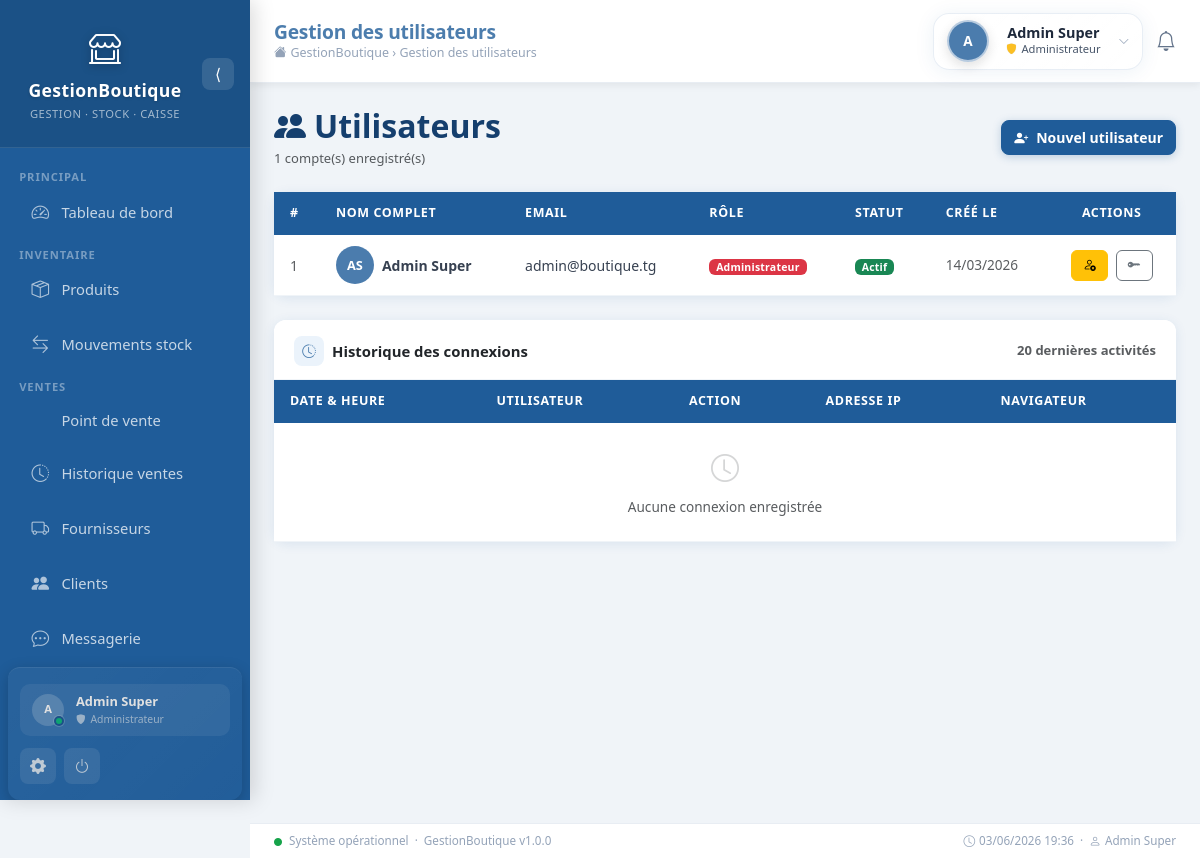
The page /modules/auth/utilisateurs.php (signed in) on the database its author committed.
### tables this page shows
CREATE TABLE utilisateurs (
    id            INT UNSIGNED AUTO_INCREMENT PRIMARY KEY,
    nom           VARCHAR(100) NOT NULL,
    prenom        VARCHAR(100) NOT NULL,
    email         VARCHAR(150) NOT NULL UNIQUE,
    mot_de_passe  VARCHAR(255) NOT NULL,           
    role_id       INT UNSIGNED NOT NULL,
    statut        ENUM('actif','inactif') DEFAULT 'actif',
    token_reset   VARCHAR(255) DEFAULT NULL,        
    created_at    TIMESTAMP DEFAULT CURRENT_TIMESTAMP,
    updated_at    TIMESTAMP DEFAULT CURRENT_TIMESTAMP ON UPDATE CURRENT_TIMESTAMP,
    FOREIGN KEY (role_id) REFERENCES roles(id) ON DELETE RESTRICT
);

CREATE TABLE roles (
    id       INT UNSIGNED AUTO_INCREMENT PRIMARY KEY,
    nom      VARCHAR(50) NOT NULL UNIQUE,
    created_at TIMESTAMP DEFAULT CURRENT_TIMESTAMP
);

### config/database.php (called while the page is built, shortened)
<?php
function getDB(): PDO {
    static $pdo = null;
    if ($pdo === null) {
        $dsn = "mysql:host=" . DB_HOST . ";dbname=" . DB_NAME . ";charset=" . DB_CHARSET;
        $options = [
            PDO::ATTR_ERRMODE            => PDO::ERRMODE_EXCEPTION,
            PDO::ATTR_DEFAULT_FETCH_MODE => PDO::FETCH_ASSOC,
            PDO::ATTR_EMULATE_PREPARES   => false,
        ];
        try {
            $pdo = new PDO($dsn, DB_USER, DB_PASS, $options);
        } catch (PDOException $e) {
            error_log("Erreur BDD : " . $e->getMessage());
            die(json_encode(['erreur' => 'Connexion à la base de données impossible.']));
        }
    }
    return $pdo;
}

### includes/User.php (called while the page is built, shortened)
<?php
require_once __DIR__ . '/../config/config.php';
class User {
    private PDO $db;
    public function __construct() {
        $this->db = getDB();
    }
    public function getAll(): array {
        $stmt = $this->db->query("
            SELECT u.id, u.nom, u.prenom, u.email, u.statut,
                   u.avatar, r.nom AS role, u.created_at
            FROM utilisateurs u
            JOIN roles r ON u.role_id = r.id
            ORDER BY u.created_at DESC
        ");
        return $stmt->fetchAll();
    }
}

### config/config.php (called while the page is built, shortened)
<?php
require_once __DIR__ . '/database.php';
function clean(string $data): string {
    return htmlspecialchars(strip_tags(trim($data)), ENT_QUOTES, 'UTF-8');
}

### modules/auth/utilisateurs.php (the view, shortened to what this page needs)
<?php
require_once __DIR__ . '/../../config/config.php';
require_once __DIR__ . '/../../includes/User.php';
$userModel = new User();
$utilisateurs = $userModel->getAll();
$db = getDB();
try {
    $stmtLog = $db->prepare("
        SELECT sl.*, u.nom, u.prenom, u.email
        FROM sessions_log sl
        JOIN utilisateurs u ON sl.utilisateur_id = u.id
        ORDER BY sl.created_at DESC
        LIMIT 20
    ");
    $stmtLog->execute();
    $connexionsLog = $stmtLog->fetchAll();
} catch (Exception $e) {
    $connexionsLog = [];
}
require_once __DIR__ . '/../../includes/header.php';
?>
<div class="d-flex justify-content-between align-items-center mb-4">
    <div>
        <h2 class="fw-bold mb-0" style="color:#153F6E;">
            <i class="bi bi-people-fill me-2"></i>Utilisateurs
        </h2>
        <small class="text-muted"><?= count($utilisateurs) ?> compte(s) enregistré(s)</small>
    </div>
    <button class="btn btn-primary fw-semibold" data-bs-toggle="modal" data-bs-target="#modalCreer">
        <i class="bi bi-person-plus-fill me-2"></i>Nouvel utilisateur
    </button>
</div>
<div class="card shadow-sm border-0 rounded-3">
    <div class="card-body p-0">
        <div class="table-responsive">
            <table class="table table-hover align-middle mb-0">
                <thead style="background:var(--bleu); color:#fff;">
                    <tr>
                        <th class="ps-3">#</th>
                        <th>Nom complet</th>
                        <th>Email</th>
                        <th>Rôle</th>
                        <th>Statut</th>
                        <th>Créé le</th>
                        <th class="text-center">Actions</th>
                    </tr>
                </thead>
                <tbody>
                <?php if (empty($utilisateurs)): ?>
                    <tr><td colspan="7" class="text-center py-4 text-muted">Aucun utilisateur trouvé.</td></tr>
                <?php else: ?>
                    <?php foreach ($utilisateurs as $i => $u): ?>
                    <tr>
                        <td class="ps-3 text-muted"><?= $i + 1 ?></td>
                        <td>
                            <div class="d-flex align-items-center gap-2">
                                <?php if (!empty($u['avatar'])): ?>
                                <img src="<?= APP_URL ?>/uploads/avatars/<?= $u['avatar'] ?>"
                                        style="width:38px;height:38px;border-radius:50%;object-fit:cover;border:2px solid var(--bleu);"
                                        alt="Photo">
                                <?php else: ?>
                                <div style="width:38px;height:38px;border-radius:50%;background:var(--bleu);
                                            display:flex;align-items:center;justify-content:center;
                                            color:#fff;font-weight:700;font-size:.8rem;flex-shrink:0;">
                                    <?= strtoupper(substr($u['nom'], 0, 1) . substr($u['prenom'], 0, 1)) ?>
                                </div>
                                <?php endif; ?>
                                <span class="fw-semibold"><?= clean($u['nom'] . ' ' . $u['prenom']) ?></span>
                            </div>
                        </td>
                        <td><?= clean($u['email']) ?></td>
                        <td>
                            <?php
                            $badgeColor = match($u['role']) {
                                'administrateur' => 'danger',
                                'caissier'       => 'primary',
                                'magasinier'     => 'success',
                                default          => 'secondary'
                            };
                            ?>
                            <span class="badge bg-<?= $badgeColor ?>"><?= ucfirst($u['role']) ?></span>
                        </td>
                        <td>
                            <span class="badge bg-<?= $u['statut'] === 'actif' ? 'success' : 'secondary' ?>">
                                <?= ucfirst($u['statut']) ?>
                            </span>
                        </td>
                        <td class="text-muted" style="font-size:.85rem;">
                            <?= date('d/m/Y', strtotime($u['created_at'])) ?>
                        </td>
                        <td class="text-center">
                            <form method="POST" class="d-inline">
                                <button class="btn btn-sm btn-<?= $u['statut'] === 'actif' ? 'warning' : 'success' ?>"
                                        title="<?= $u['statut'] === 'actif' ? 'Désactiver' : 'Activer' ?>">
                                    <i class="bi bi-<?= $u['statut'] === 'actif' ? 'person-x' : 'person-check' ?>"></i>
                                </button>
                            </form>
                            <button class="btn btn-sm btn-outline-secondary ms-1"
                                    data-bs-toggle="modal"
                                    data-bs-target="#modalReset"
                                    data-user-id="<?= $u['id'] ?>"
                                    data-user-name="<?= clean($u['nom'] . ' ' . $u['prenom']) ?>"
                                    title="Réinitialiser mot de passe">
                                <i class="bi bi-key-fill"></i>
                            </button>
                        </td>
                    </tr>
                    <?php endforeach; ?>
                <?php endif; ?>
                </tbody>
            </table>
        </div>
    </div>
</div>
<div class="card mt-4">
    <div class="card-header d-flex align-items-center justify-content-between">
        <div class="d-flex align-items-center gap-2">
            <div style="width:30px;height:30px;border-radius:8px;background:#EBF3FB;display:flex;align-items:center;justify-content:center;">
                <i class="bi bi-clock-history" style="color:var(--bleu);font-size:.85rem;"></i>
            </div>
            <span class="fw-bold">Historique des connexions</span>
        </div>
        <small class="text-muted">20 dernières activités</small>
    </div>
    <div class="table-responsive">
        <table class="table align-middle mb-0" style="font-size:.85rem;">
            <thead>
                <tr>
                    <th class="ps-3">Date & heure</th>
                    <th>Utilisateur</th>
                    <th>Action</th>
                    <th>Adresse IP</th>
                    <th class="pe-3">Navigateur</th>
                </tr>
            </thead>
            <tbody>
            <?php if (empty($connexionsLog)): ?>
                <tr>
                    <td colspan="5" class="text-center py-4 text-muted">
                        <i class="bi bi-clock d-block fs-3 mb-2 opacity-25"></i>
                        Aucune connexion enregistrée
                    </td>
                </tr>
            <?php endif; ?>
            </tbody>
        </table>
    </div>
</div>
<?php require_once __DIR__ . '/../../includes/footer.php'; ?>

### rows shown on the page
utilisateurs: nom+prenom "AS", nom+prenom "Admin Super", email "admin@boutique.tg", role.nom "Administrateur", statut "Actif", created_at "14/03/2026"

### other values the page prints
APP_NAME "GestionBoutique"
$_SESSION['user_role'] "Administrateur"
$pageTitle "Gestion des utilisateurs"
$displayName "Admin Super"
$role "Administrateur"
count($utilisateurs) "1"
APP_VERSION "1.0.0"
